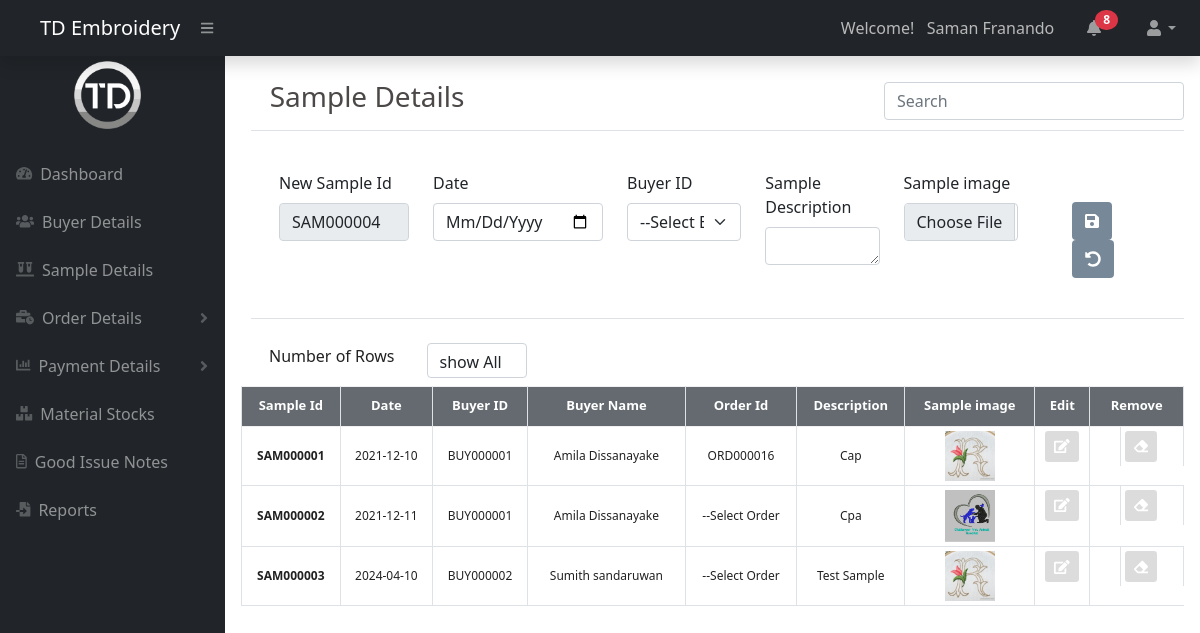
/sample_details/sample_details.php (signed in), run on the app's committed database.
### tables this page shows
CREATE TABLE `samples` (
  `InternalIdS` int(10) NOT NULL,
  `SampleId` varchar(10) NOT NULL,
  `Date` date NOT NULL,
  `OrderId` varchar(15) NOT NULL,
  `BuyerID` varchar(10) NOT NULL,
  `SampleDescription` text NOT NULL,
  `image` varchar(255) NOT NULL,
  `RecordeStatus` varchar(10) NOT NULL
);

CREATE TABLE `buyerdetails` (
  `InternalId` int(10) NOT NULL,
  `BuyerID` varchar(10) NOT NULL,
  `Title` varchar(5) NOT NULL,
  `BuyerName` varchar(255) NOT NULL,
  `NIC_BRNo` varchar(15) NOT NULL,
  `Address` text NOT NULL,
  `Email` varchar(255) NOT NULL,
  `Telephone` int(10) NOT NULL,
  `Mobile` int(10) NOT NULL,
  `FaxNo` int(10) NOT NULL,
  `Website` varchar(100) NOT NULL,
  `ContactPersonName` varchar(100) NOT NULL,
  `ContactPersonNumber` int(10) NOT NULL,
  `RegisteredDate` date NOT NULL,
  `LastOrderDate` date NOT NULL,
  `TotalOrder` int(50) NOT NULL,
  `PendingPayments` int(50) NOT NULL,
  `UseStstus` varchar(8) NOT NULL
);

### config.php (called while the page is built, shortened)
<?php
function idGenerator( $prefix=null, $table=null, $col=nlll, $ordercol=null) {
    include '../db_connection.php';
    $sql = "SELECT $col FROM $table ORDER BY $ordercol DESC LIMIT 1";
    $result = $conn->query($sql);
    $row = mysqli_fetch_array($result);
    $lastID = @$row[$col];
    if (empty($lastID)) {
        $generatedId = $prefix."000001";
    } else {
        $idd = str_replace($prefix, "", $lastID);
        $id = str_pad($idd + 1, 6, 0, STR_PAD_LEFT);
        $generatedId = $prefix . $id;
    }
return $generatedId;
}
?>

### sample_details/sample_details.php (the view, shortened to what this page needs)
<?php
include '../header.php';
include '../db_connection.php';
?>
<div class="d-flex justify-content-between flex-wrap flex-md-nowrap align-items-center pt-2 pb-2 mb-3 border-bottom" style="margin-left: 10px">
    <h3 class="h3" style="color: #4B4847; margin-left: 2%;">Sample Details</h3>
    <input type="text" class="form-control" id="Search" name="Search"  value=""  placeholder="Search"  style="width:300px; ">
</div>
<div class="d-flex justify-content-between flex-wrap flex-md-nowrap align-items-center pt-2 pb-2 mb-3 border-bottom" style="margin-left: 10px">
    <div >
        <form method="post"  enctype="multipart/form-data" action="<?php echo htmlspecialchars($_SERVER['PHP_SELF']); ?>">
            <div class="card-body">
                <div class="container">
                    <div class="row">
                        <div class="col">
                            <div class="mb-3">
                                <label for="SampleId" class="form-label">New Sample Id</label>
                                <input type="text" class="form-control" id="SampleId" name="SampleId" style="width:130px"  value="<?php echo idGenerator('SAM', 'samples', 'SampleId', 'SampleId'); ?>" readonly>
                            </div>
                        </div>
                        <div class="col">
                            <div class="mb-3">
                                <label for="Date" class="form-label">Date</label>
                                <input type="date" class="form-control" id="Date" style="width:170px; text-transform:capitalize;" name="Date" value="<?php echo@$Date; ?>">
                            </div>
                        </div>
                        <div class="col">
                            <div class="mb-3">
                                <?php
                                $sql = "SELECT * FROM buyerdetails WHERE UseStstus ='Active' ";
                                $result = $conn->query($sql);
                                ?>
                                <label for="BuyerID" class="form-label">Buyer ID</label>
                                <select class="form-select" aria-label="Default select example" name="BuyerID" id="BuyerID">
                                    <option value="">--Select Buyer ID--</option>
                                </select>
                            </div>
                        </div>
                        <div class="col">
                            <div class="mb-3">
                                <label for="SampleDescription" class="form-label">Sample Description</label>
                                <textarea class="form-control" id="SampleDescription" name="SampleDescription" value="<?php echo@$SampleDescription; ?>" rows="1" cols="70"><?php echo@$SampleDescription; ?></textarea>
                            </div>
                        </div>
                        <div class="col">
                            <div class="mb-3">
                                <label for="image" class="form-label">Sample image</label>
                                <input type="file" class="form-control" id="image" name="image" value="<?php echo@$image; ?>"/>
                            </div>
                        </div>
                        <div class="col" >
                            <div class="mb-3 " style="padding-top: 31px; padding-left: 30px;">
                                <button style="background: #778899; color: white;" type="submit" class="btn btn blues ashs2" ><i class="fas fa-save"></i></button>
                                <button style="background: #778899; color: white;" type="reset" class="btn btn blues ashs2"><i class="fas fa-undo-alt"></i></button>
                            </div>
                        </div>
                    </div>
                </div>
            </div>
        </form>
    </div>
</div>
<?php
$sql = "SELECT * FROM samples LEFT JOIN buyerdetails ON  buyerdetails.BuyerID =  samples.BuyerID WHERE RecordeStatus = 'Active'";
$result = $conn->query($sql);
?>
<div class="container">
    <table>
        <tr>
            <td> <h6>Number of Rows</h6>  </td>
            <td> <div class="form-group">
                    <select name="state" id="maxRows" class="form-control" style="width:100px; height: 35px;">
                        <option value="5000">show All</option>
                    </select>
                </div>
            </td>
        </tr>
    </table>
</div>
<table class="table table-hover table-sm table-bordered table-sortable" id="myTable2">
    <thead style="background-color:#646a70; color: white; text-align: center; vertical-align: middle; height: 40px;">
        <tr>
            <th style="font-size: 13px; text-align: center; ">Sample Id </th>
            <th style="font-size: 13px; text-align: center; ">Date</th>
            <th style="font-size: 13px; text-align: center; ">Buyer ID</th>
            <th style="font-size: 13px; text-align: center; ">Buyer Name</th>
            <th style="font-size: 13px; text-align: center; ">Order Id</th>
            <th style="font-size: 13px; text-align: center; ">Description</th>
            <th style="font-size: 13px; text-align: center; ">Sample image</th>
            <th style="font-size: 13px; text-align: center; ">Edit</th>
            <th style="font-size: 13px; text-align: center; ">Remove</th>
        </tr>
    </thead>
    <tbody id="myTable">
        <?php
        if ($result->num_rows > 0) {
            while ($row = $result->fetch_assoc()) {
                ?>
                <tr>
                    <td style="font-size: 12px; font-weight: bold;  vertical-align: middle; text-align: center;"><?php echo $row['SampleId'] ?></td>
                    <td style="font-size: 12px;  vertical-align: middle; text-align: center;"><?php echo $row['Date'] ?></td>
                    <td style="font-size: 12px;  vertical-align: middle; text-align: center;"><?php echo $row['BuyerID'] ?></td>
                    <td style="font-size: 12px;  vertical-align: middle; text-align: center;"><?php echo $row['BuyerName'] ?></td>
                    <td style="font-size: 12px;  vertical-align: middle; text-align: center;"><?php echo $row['OrderId'] ?></td>
                    <td style="font-size: 12px;  vertical-align: middle; text-align: center;"><?php echo $row['SampleDescription'] ?></td>
                    <td style="font-size: 12px;  vertical-align: middle; text-align: center;"><div class="image-link">
                                                    <a href="<?php echo $row['image'] ?>" target="_blank">
                                                <img style="width:50px" src="<?php echo $row['image'] ?>" alt="Artwork">
                                                </a>
                                                </div>
                                                 </td>
                    <td align="center">
                                <form method="post" action="<?php echo site_url; ?>sample_details/sample_details_Update.php">
                                    <button style="background: #dcdcdc; color: white;" class="btn btn-sm ashs" type="submit"><i class="fas fa-edit"></i></button>
                                </form>
                            </td>
                            <td style="margin-left: 30px ">
                                <form  id="remove_form<?php echo $row['InternalIdS']; ?>" method="post" action="<?php echo site_url; ?>sample_details/remove.php">
                                    <button  style="background: #dcdcdc; color: white;" class="btn btn-sm ashs" type="button" onclick="removeRecord('remove_form<?php echo $row['InternalIdS']; ?>')"><i class="fas fa-eraser"></i></button>
                                </form>
                            </td>
                </tr>
                <?php
            }
        }
        ?>
    </tbody>
</table>
<?php
include '../footer.php';
?>

### css/Dashboard_style.css (style rules this page uses)
:root { --main-color: #4B4847; --color-dark: #696260; --text-gray: #89716B; }
* { padding: 0; margin: 0; box-sizing: border-box; list-style-type: none; text-decoration: none; }
.card-header, .card-body { padding: 1rem; }
table { border-collapse: collapse; }
thead tr { border-top: 1px solid #f0f0f0; border-bottom: 2px solid #f0f0f0; }
td { padding: .5rem 1rem; font-size:.9rem; color: #222; }
tr td:last-child { display: flex; align-items: center; }

### css/dashboard_style2.css (style rules this page uses)
a:link { color: none; background-color: none; text-decoration: none; }

### header.php (style rules this page uses)
th { cursor: pointer; }

### data on the page
samples: SampleId "SAM000004", SampleId "SAM000003", Date "2024-04-10", BuyerID.BuyerID "BUY000002", BuyerID.BuyerName "Sumith sandaruwan", OrderId "--Select Order", SampleDescription "Test Sample", image (picture)
samples: SampleId "SAM000001", Date "2021-12-10", BuyerID.BuyerID "BUY000001", BuyerID.BuyerName "Amila Dissanayake", OrderId "ORD000016", SampleDescription "Cap", image (picture)
samples: SampleId "SAM000002", Date "2021-12-11", BuyerID.BuyerID "BUY000001", BuyerID.BuyerName "Amila Dissanayake", OrderId "--Select Order", SampleDescription "Cpa", image (picture)

### other printed values
$_SESSION['FirstName'] "Saman"
$_SESSION['LastName'] "Franando"
$notificationCount['0'] "8"
